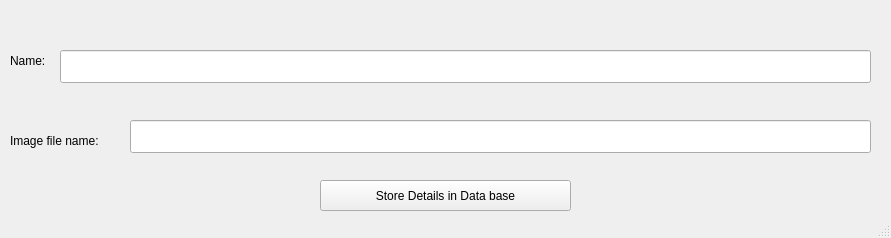
<?xml version="1.0" encoding="UTF-8"?>
<ui version="4.0">
 <class>MainWindow</class>
 <widget class="QMainWindow" name="MainWindow">
  <property name="geometry">
   <rect>
    <x>0</x>
    <y>0</y>
    <width>891</width>
    <height>238</height>
   </rect>
  </property>
  <property name="windowTitle">
   <string> Details of students</string>
  </property>
  <widget class="QWidget" name="centralwidget">
   <widget class="QPushButton" name="pushButton">
    <property name="geometry">
     <rect>
      <x>320</x>
      <y>180</y>
      <width>251</width>
      <height>31</height>
     </rect>
    </property>
    <property name="text">
     <string>Store Details in Data base</string>
    </property>
   </widget>
   <widget class="QLineEdit" name="lineEdit_4">
    <property name="geometry">
     <rect>
      <x>60</x>
      <y>50</y>
      <width>811</width>
      <height>33</height>
     </rect>
    </property>
   </widget>
   <widget class="QLabel" name="label_4">
    <property name="geometry">
     <rect>
      <x>10</x>
      <y>50</y>
      <width>51</width>
      <height>21</height>
     </rect>
    </property>
    <property name="text">
     <string>Name:</string>
    </property>
   </widget>
   <widget class="QLineEdit" name="lineEdit_5">
    <property name="geometry">
     <rect>
      <x>130</x>
      <y>120</y>
      <width>741</width>
      <height>33</height>
     </rect>
    </property>
   </widget>
   <widget class="QLabel" name="label_6">
    <property name="geometry">
     <rect>
      <x>10</x>
      <y>130</y>
      <width>121</width>
      <height>21</height>
     </rect>
    </property>
    <property name="text">
     <string>Image file name:</string>
    </property>
   </widget>
  </widget>
  <widget class="QStatusBar" name="statusbar"/>
 </widget>
 <resources/>
 <connections/>
</ui>
